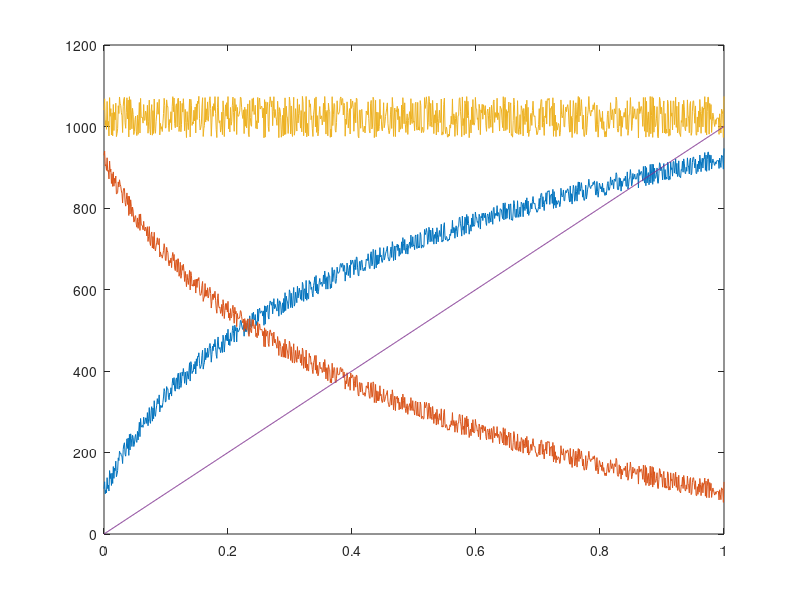

MATLAB code for this plot:
# data generator for functional safety design example of
# hypotetical accelerator control system (ACS) 

clear all;

################################## USER INPUT ##################################
time = 1000;              %data time span: [ms]
sample_rate = 1000;       %data sample rate: [sps]
noise_gain = 5;           %noise gain: [%]
bit_depth = 10;           %vertical data resolution [bits]
idle_state = 0;           %idle signal time in miliseconds
safety_margin = 10;       %accelerator data safety guards [%]
shape_a = 10;             %logaritmic function generator shape [>0]
offset_a = 0;             %test signal offset
shape_b = 10;             %logaritmic function generator shape [>0]
offset_b = 0;             %test signal offset
decoder_range = 1000;     %linearization decoding range
data_vectors = 2;         %generated test data vectors

ns = (time/1000)*sample_rate + 1;           %calculate number of data samples
idle_ns = (idle_state/1000)*sample_rate;    %idle samples
time_vector = linspace(0, time/1000, ns);   %generate taime axis
resolution = power(2, bit_depth)-1;         %calculate vertical resolution
guard = resolution*safety_margin/100;       %calculate guard range

adc_vector = linspace(0, resolution, resolution+1);

#generate input data
sensor_a_data = log(1 + time_vector*shape_a);
range = (resolution-2*guard);  
scale = range/sensor_a_data(ns);
sensor_a_data *= scale;
sensor_a_data += guard;

sensor_b_data = log(1 + time_vector*shape_b);  
range = (resolution-2*guard);
scale = range/sensor_b_data(ns);
sensor_b_data *= scale;
sensor_b_data = range - sensor_b_data;
sensor_b_data += guard;

sensor_a_data(idle_ns+1:ns+idle_ns) = sensor_a_data;
sensor_a_data(1:idle_ns) = guard;
sensor_b_data(idle_ns+1:ns+idle_ns) = sensor_b_data;
sensor_b_data(1:idle_ns) = resolution - guard;

time_vector = linspace(0, (time+idle_state)/1000, ns+idle_ns);
         
#noise generator
noise_vector = rand(ns+idle_ns);                            %get uniform random data 
noise_amplitude = (noise_gain/100) * resolution;    %calculate noise amplitude
noise_vector = noise_vector(1,:) * noise_amplitude; %scale to noise amplitude                
noise_vector = noise_vector - noise_amplitude/2;    %simetric around zero      

lut_gen_data = sensor_a_data;
sensor_a_data += noise_vector - offset_a;
sensor_b_data += noise_vector + offset_b;

input_data (2,:) = int32(sensor_a_data);
input_data (3,:) = int32(sensor_b_data);

sum_ab = sensor_a_data + sensor_b_data;
dif_ab = (sensor_a_data - sensor_b_data + range)/2 + guard;
dif2_ab = (sensor_b_data - sensor_a_data + range)/2 + guard;

#decoding LUT generator
lut = (decoder_range/(time/1000))*(exp((lut_gen_data-guard)/scale)-1)/shape_a;

lut_adc = (decoder_range/(time/1000))*(exp((adc_vector-guard)/scale)-1)/shape_a;
lut_adc = int32(lut_adc);

guard_element = uint32(guard);

lut_adc(1:guard_element) = 0;
lut_adc(resolution-guard_element: resolution+1) = decoder_range;

fp = fopen ("acs_decoder.c", 'w+');
lut_row_elements = 16;

fprintf(fp, "#include <stdint.h>\n\n");
fprintf(fp, "const uint32_t acsDecodingLUT[] =\n{\n");

lut_rows = uint32((resolution+1)/lut_row_elements);

for i=1:lut_rows
  for j=1:lut_row_elements
    fprintf(fp, "%4d", lut_adc(1,(i-1)*lut_row_elements + j));
    end_marker = ftell(fp);     %mark last comma separator
    fprintf(fp, ", ");
  endfor;
  fprintf(fp, "\n");
endfor;

fseek(fp, end_marker, SEEK_SET);
fprintf(fp, "\n};\n");

fclose(fp);

#set test data properties
input_data(1,1) = sample_rate;      %data sample rate
input_data(1,2) = ns+idle_ns;       %number of data samples 
input_data(1,3) = resolution;       %vertical resolution
input_data(1,4) = guard;            %absolute value of guard regions
input_data(1,5) = decoder_range;    %absolute output decoder range
input_data(1,6) = data_vectors;     %number of data vector in file

#write data to scv file
csvwrite('acs_test_data.csv', input_data);
fp = fopen('acs_test_data.csv', 'a+');
fprintf(fp, "\n");
fclose(fp);

#invert signal
sensor_a_data_inverted = resolution - sensor_a_data;
sensor_b_data_inverted = resolution - sensor_b_data;

plot(time_vector, sensor_a_data, time_vector, sensor_b_data, time_vector, sum_ab, time_vector, lut);
